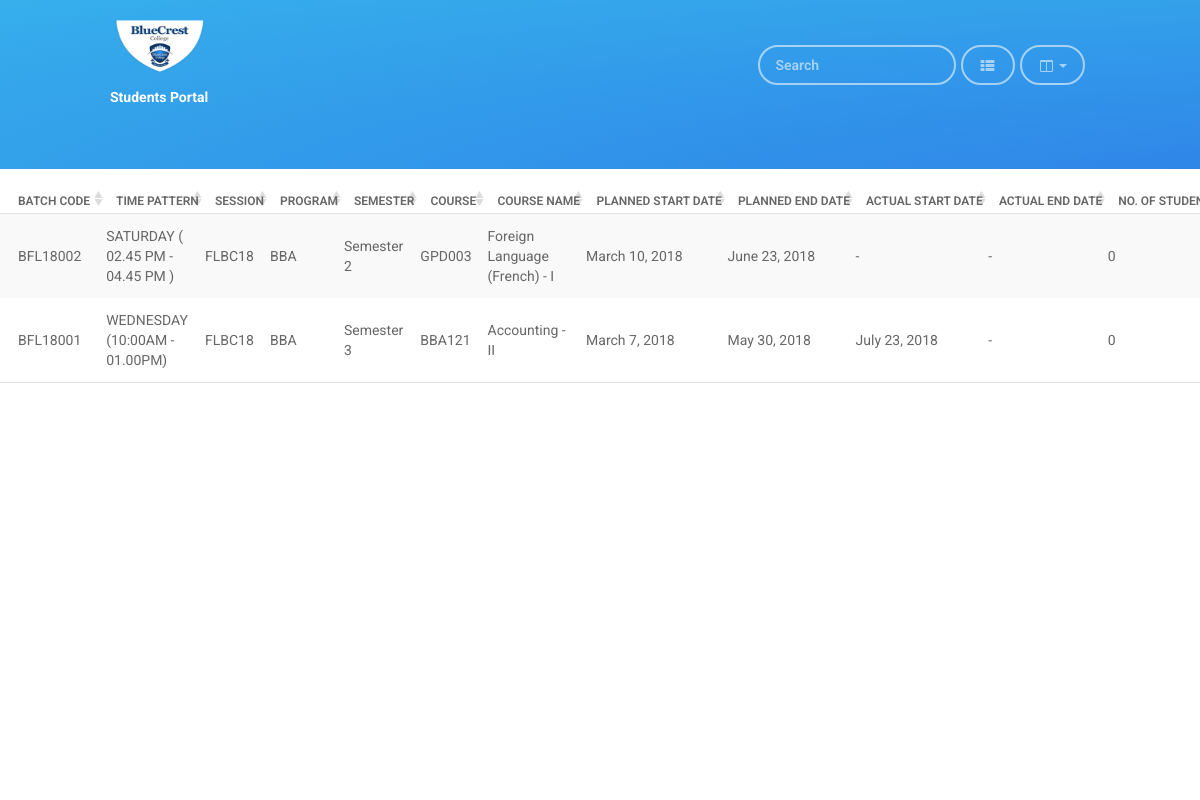
The page /portal/ (signed in) on the database its author committed.
### students/models.py (models this page shows, shortened)
class Record(models.Model):
    BBA = 'BBA'
    BScIT1 = 'BScIT1'
    BScIT = 'BScIT'
    PCHN = 'PCHN'
    PCCA = 'PCCA'
    BAMJ = 'BAMJ'
    Semester1 = 'Semester 1'
    Semester2 = 'Semester 2'
    Semester3 = 'Semester 3'
    Semester4 = 'Semester 4'
    Semester5 = 'Semester 5'
    Semester6 = 'Semester 6'
    Semester7 = 'Semester 7'
    Semester8 = 'Semester 8'
    program_choice = (
        (BBA, 'BBA'),
        (BScIT, 'BScIT'),
        (BScIT1, 'BScIT1'),
        (PCHN, 'PCHN'),
        (PCCA, 'PCCA'),
        (BAMJ, 'BAMJ'),
    )
    semester_choice = (
        (Semester1, 'Semester 1'),
        (Semester2, 'Semester 2'),
        (Semester3, 'Semester 3'),
        (Semester4, 'Semester 4'),
        (Semester5, 'Semester 5'),
        (Semester6, 'Semester 6'),
        (Semester7, 'Semester 7'),
        (Semester8, 'Semester 8')
    )
    batch_code = models.CharField(max_length=20)
    time_pattern = models.CharField(max_length=50)
    session = models.CharField(max_length=20)
    program = models.CharField(max_length=10, choices=program_choice)
    semester = models.CharField(max_length=10, choices=semester_choice, default='Semester 2')
    course = models.CharField(max_length=20)
    course_name = models.CharField(max_length=100)
    planned_start_date = models.DateField()
    planned_end_date = models.DateField()
    actual_start_date = models.DateField(blank=True, null=True)
    actual_end_date = models.DateField(blank=True, null=True)
    no_of_students = models.IntegerField()
    planned_sessions = models.IntegerField()
    actual_sessions = models.IntegerField()
    attendance = models.FloatField(blank=True, null=True)
    faculty = models.CharField(max_length=50)
    class Meta:
        ordering = ['time_pattern']

### students/views.py (the view)
# urls.py: path('portal/', views.portal, name='portal'),
@login_required
def portal(request):
    data = models.Record.objects.all()
    record_list = {
        'record_list': data,
    }
    return render(request, 'students/portal.html', context=record_list)

### students/templates/students/portal.html (shortened to what this page needs)
<!doctype html>
<html lang="en">
<head>
    <link href="/static/css/bootstrap.css" rel="stylesheet"/>
    <link href="/static/css/fresh-bootstrap-table.css" rel="stylesheet"/>
    <link href="https://maxcdn.bootstrapcdn.com/font-awesome/4.2.0/css/font-awesome.min.css" rel="stylesheet">
    <link type="text/css" href="/static/css/animate.css" rel="stylesheet">
</head>
<body>
<div class="wrapper">
    <div class="fresh-table toolbar-color-azure full-screen-table">
        <div class="toolbar">
            <div class="logo-container full-screen-table-demo">
                <div class="logo">
                    <a href="/">
                        <img src="/static/img/logo.png" width="100" height="60">
                    </a>
                </div>
                <div class="brand" style="font-weight: bolder; color: white;">
                    Students Portal
                </div>
                <div>
                </div>
            </div>
        </div>
        <table id="fresh-table" class="table">
            <thead>
            {% if user.userprofileinfo.profile_status == 'Lecturer' %}
                <th data-field="batch code" data-sortable="true">Batch Code</th>
                <th data-field="time pattern" data-sortable="true">Time Pattern</th>
                <th data-field="session" data-sortable="true">Session</th>
                <th data-field="program" data-sortable="true">Program</th>
                <th data-field="semester" data-sortable="true">Semester</th>
                <th data-field="course" data-sortable="true">Course</th>
                <th data-field="course name" data-sortable="true">Course Name</th>
                <th data-field="planned start date" data-sortable="true">Planned Start date</th>
                <th data-field="planned end date" data-sortable="true">Planned End Date</th>
                <th data-field="actual start date" data-sortable="true">Actual Start Date</th>
                <th data-field="actual end date" data-sortable="true">Actual End Date</th>
                <th data-field="no of students" data-sortable="true">No. of Students</th>
            {% endif %}
            </thead>
            <tbody>
            {% if user.userprofileinfo.profile_status == 'Lecturer' %}
                {% for record in record_list %}
                    <tr>
                        <td>{{ record.batch_code }}</td>
                        <td>{{ record.time_pattern }}</td>
                        <td>{{ record.session }}</td>
                        <td>{{ record.program }}</td>
                        <td>{{ record.semester }}</td>
                        <td>{{ record.course }}</td>
                        <td>{{ record.course_name }}</td>
                        <td>{{ record.planned_start_date }}</td>
                        <td>{{ record.planned_end_date }}</td>
                        {% if record.actual_start_date == null %}
                            <td>-</td>
                        {% else %}
                            <td>{{ record.actual_start_date }}</td>
                        {% endif %}
                        {% if record.actual_end_date == null %}
                            <td>-</td>
                        {% else %}
                            <td>{{ record.actual_end_date }}</td>
                        {% endif %}
                        <td>{{ record.no_of_students }}</td>
                    </tr>
                {% endfor %}
            {% endif %}
            </tbody>
        </table>
    </div>
</div>
</body>
</html>

### rows shown on the page
Record: batch_code "BFL18002", time_pattern "SATURDAY ( 02.45 PM - 04.45 PM )", session "FLBC18", program "BBA", semester "Semester 2", course "GPD003", course_name "Foreign Language (French) - I", planned_start_date "March 10, 2018", planned_end_date "June 23, 2018", no_of_students "0"
Record: batch_code "BFL18001", time_pattern "WEDNESDAY (10:00AM - 01.00PM)", session "FLBC18", program "BBA", semester "Semester 3", course "BBA121", course_name "Accounting - II", planned_start_date "March 7, 2018", planned_end_date "May 30, 2018", actual_start_date "July 23, 2018", no_of_students "0"
